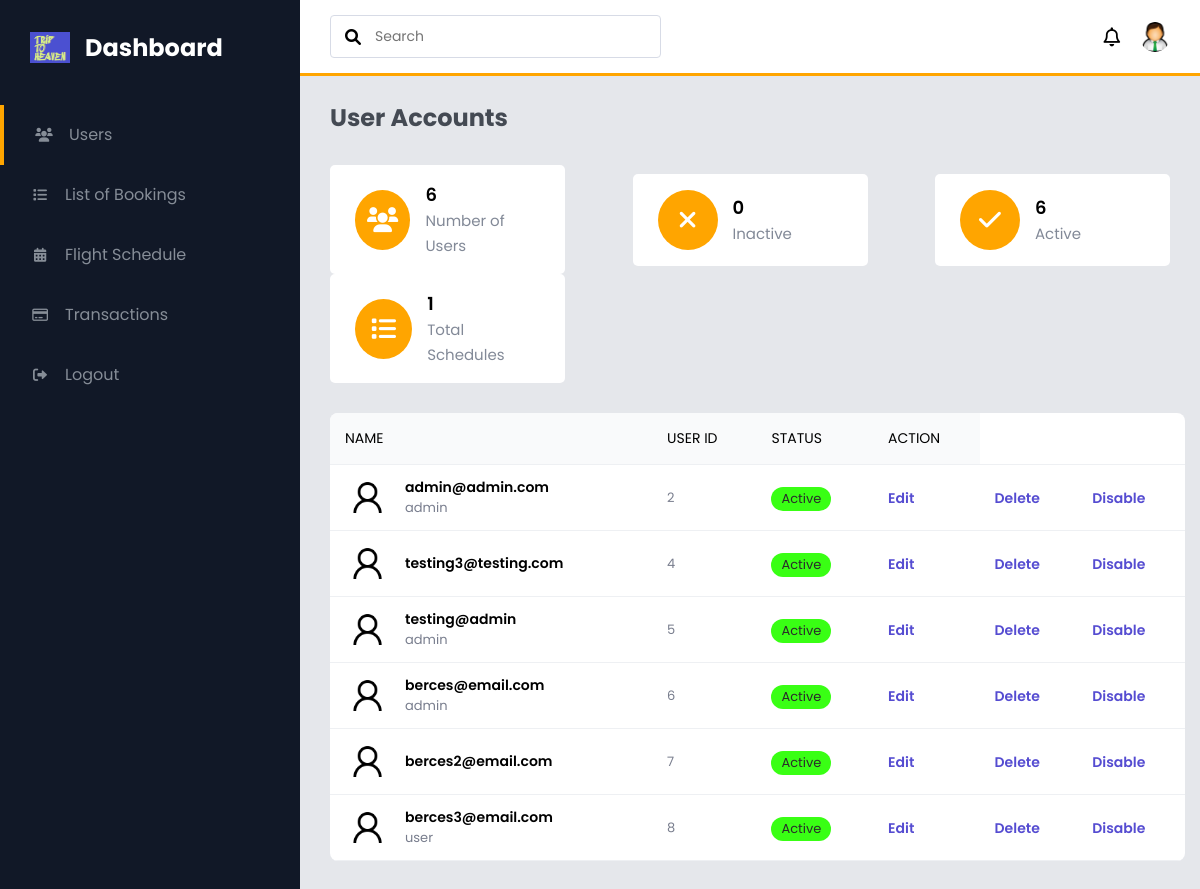
/admin/Admin.php, run on the app's committed database.
### tables this page shows
CREATE TABLE `user_signup` (
  `id` int(99) NOT NULL,
  `email` varchar(99) NOT NULL,
  `password` varchar(99) NOT NULL,
  `role` enum('user','admin') NOT NULL,
  `hashed_password` varchar(999) NOT NULL,
  `status` enum('0','1') NOT NULL
);

### admin/Admin.php (the view, shortened to what this page needs)
<!DOCTYPE html>
<html lang="en">
<head>
    <link rel="stylesheet" href="https://pro.fontawesome.com/releases/v5.10.0/css/all.css">
    <link rel="stylesheet" href="https://cdnjs.cloudflare.com/ajax/libs/font-awesome/6.0.0-beta3/css/all.min.css">
    <link rel="stylesheet" href="admin.css">
</head>
<body>
    <section id="menu">
        <div class="logo">
            <img src="img/logo.png" alt="">
            <h2>Dashboard</h2>
        </div>
        <div class="items">
            <li><i class="fa-solid fa-users"></i><a href="#">Users</a></li>
            <li><i class="fa-solid fa-list"></i><a href="adminshit\admin1.html">List of Bookings</a></li>
            <li><i class="fa-solid fa-calendar-days"></i><a href="adminshit\admin2.html">Flight Schedule</a></li>
            <li><i class="fa-regular fa-credit-card"></i><a href="#">Transactions</a></li>
            <li><i class="fa-sharp fa-solid fa-right-from-bracket"></i><a href="#">Logout</a></li>
        </div>
    </section>
    <section id="interface">
        <div class="navigation">
            <div class ="n1">
                <div class="search">
                <i class = "fas fa-search"></i>
                <input type="text" placeholder="Search">
            </div>
        </div>
        <div class="profile">
            <i class="fas fa-bell"></i>
            <img src="img/admin.png" alt="">
        </div>
    </div>
    <h3 class="i-name"> User Accounts </h3>
    <div class="values">
        <div class="val-box">
            <i class ="fas fa-users"></i>
            <div>
                <?php
                $servername = "localhost";
                $username = "root";
                $password = "";
                $database = "bookflight";
                $connection = new mysqli($servername, $username, $password, $database);
                $dash_user_query = "SELECT * from user_signup";
                $dash_user_query_run = mysqli_query($connection,$dash_user_query);
                if($user_total = mysqli_num_rows($dash_user_query_run))
                {
                    echo '<h3>'.$user_total. '</h3>';
                }
                else
                {
                    echo '<h3> No data </h3>';
                }
                ?>
                <span>Number of Users</span>
            </div>
        </div>
         <div class="val-box">
            <i class ="fa-solid fa-xmark"></i>
            <div>
            <?php
                $servername = "localhost";
                $username = "root";
                $password = "";
                $database = "bookflight";
                $connection = new mysqli($servername, $username, $password, $database);
                $dash_inactive_query = "SELECT * from user_signup WHERE status=''";
                $dash_inactive_query_run = mysqli_query($connection,$dash_inactive_query);
                if($inactive_total = mysqli_num_rows($dash_inactive_query_run))
                {
                    echo '<h3>'.$inactive_total. '</h3>';
                }
                else
                {
                    echo '<h3>0</h3>';
                }
                ?>
                <span>Inactive</span>
            </div>
        </div>
         <div class="val-box">
            <i class ="fa-solid fa-check"></i>
            <div>
            <?php
                $servername = "localhost";
                $username = "root";
                $password = "";
                $database = "bookflight";
                $connection = new mysqli($servername, $username, $password, $database);
                $dash_active_query = "SELECT * from user_signup WHERE status='1'";
                $dash_active_query_run = mysqli_query($connection,$dash_active_query);
                if($active_total = mysqli_num_rows($dash_active_query_run))
                {
                    echo '<h3>'.$active_total. '</h3>';
                }
                else
                {
                    echo '<h3> No data </h3>';
                }
                ?>
                <span>Active</span>
            </div>
        </div>
         <div class="val-box">
            <i class ="fa-solid fa-list"></i>
            <div>
                <h3>1</h3>
                <span>Total Schedules</span>
            </div>
        </div>
    </div>
    <dir class = "board">
        <table width="100%">
            <thead>
                <tr>
                    <td>Name</td>
                    <td>User ID</td>
                    <td>Status</td>
                    <td>Action</td>
                </tr>
            </thead>
            <tbody>
                <?php
                $servername = "localhost";
                $username = "root";
                $password = "";
                $database = "bookflight";
                $connection = new mysqli($servername, $username, $password, $database);
                $sql = "SELECT * FROM user_signup";
                $result = $connection->query($sql);
                while ($row = $result->fetch_assoc())
                {
                    echo " <tr>
                    <td class='people'>
                        <img src='img/user.png' alt=''>
                        <div class='people-de'>
                            <h5>$row[email]</h5>
                            <p>$row[role]</p>
                        </div>
                    </td>
                    <td class ='people-des'>
                        <p>$row[id]</p>
                    </td>
                    ";
                    if ($row['status'] == 1)
                    {
                        echo "<td class='active'><p>Active</p>  </td> ";
                    }
                    else
                    {
                        echo "<td class='inactive'><p>Inactive</p>  </td>";
                    }
                 echo "
                    <td class='edit'><a href='edit.php?id=$row[id]'>Edit</a></td>
                    <td class='delete'><a href='delete.php?id=$row[id]'>Delete</a></td>
                    ";
                    if ($row['status'] == 1)
                    {
                        echo "<td class='disable'><a href='status.php?id=$row[id]'>Disable</a></td> ";
                    }
                    else
                    {
                        echo "<td class='disable'><a href='enable.php?id=$row[id]'>Enable</a></td> ";
                    }
                }
                ?>
            </tbody>
    </dir>
    </section>
</body>
</html>

### admin/admin.css (style rules this page uses)
:root { --orange: #ffa500; }
* { margin: 0; padding: 0; box-sizing: border-box; font-family: 'Poppins', sans-serif; }
body { width: 100%; background: #e5e7eb; position:relative; display: flex; }
#menu { background: #111827; width: 300px; height: 100%; position:fixed; top: 0; left: 0; }
#menu .logo { display:flex; align-items: center; color: #fff; padding: 30px 0 0 30px; }
#menu .logo img { width: 40px; margin-right:15px; }
#menu .items { margin-top: 40px; }
#menu .items li { list-style: none; padding: 15px 0; transition: 0.3s ease; }
#menu .items li:nth-child(1) { border-left: 4px solid var(--orange); }
#menu .items li i { color: rgb(134,141,151); width: 30px; height: 30px; line-height: 30px; text-align: center; font-size: 14px; margin: 0 10px 0 25px; }
#menu .items li a { text-decoration: none; color: rgb(134,141,151); font-weight:300px; transition: 0.3s ease; }
#interface { width: calc(100% - 300px); margin-left: 300px; position:relative; }
#interface .navigation { display: flex; align-items: center; justify-content: space-between; background: #fff; padding: 15px 30px; border-bottom: 3px solid var(--orange); position: fixed; width: calc( 100% - 300px); }
#interface .navigation .search { display: flex; justify-content: flex-start; align-items: center; padding: 10px 14px; border: 1px solid #d7dbe6; border-radius: 4px; }
#interface .navigation .search i { margin-right: 14px; }
#interface .navigation .search input { border: none; outline: none; font-size: 14px; }
#interface .navigation .profile { display: flex; justify-content: flex-start; align-items: center; }
#interface .navigation .profile i { margin-right: 20px; font-size: 19px; font-weight: 400; }
#interface .navigation .profile img { width: 30px; height: 30px; object-fit: cover; border-radius: 50%; }
.i-name { color: #444a53; padding: 30px 30px 0 30px; font-size: 24px; font-weight: 700; margin-top:70px; }
.values { padding: 30px 30px 0 30px; display: flex; justify-content: space-between; align-items: center; flex-wrap:wrap; }
.values .val-box { background: #fff; width: 235px; padding: 16px 25px; border-radius: 5px; display: flex; justify-content: flex-start; align-items: center; }
.values .val-box i { font-size: 25px; width: 60px; height: 60px; line-height: 60px; border-radius: 50%; text-align: center; color: #fff; background-color: var(--orange); margin-right: 15px; }
.values .val-box h3 { font-size: 18px; font-weight: 600; }
.values .val-box span { font-size: 15px; color: #828997; }
.board { width: 95%; margin: 30px 0 30px 30px; overflow: auto; background: #fff; border-radius: 8px; }
.board img { width: 45px; height: 45px; object-fit: cover; border-radius: 50%; margin-right: 15px; }
.board h5 { font-weight: 600; font-size: 14px; }
.board p { font-weight: 400; font-size: 13px; color: #787d8d; }
.board .people { display: flex; justify-content: flex-start; align-items: center; text-align: start; }
table { border-collapse: collapse; }
tr { border-bottom: 1px solid #eef0f3; }
thead td { font-size: 14px; text-transform: uppercase; font-weight: 400; background: #f9fafb; text-align: start; padding: 15px; }
tbody tr td { padding: 10px 15px; }
.active p { background: #39ff14; padding: 2px 10px; display:inline-block; border-radius: 40px; color: #2b2b2b; }
.edit a { text-decoration: none; font-size: 14px; color: #554cd1; font-weight: 600; }
.delete a { text-decoration: none; font-size: 14px; color: #554cd1; font-weight: 600; }
.disable a { text-decoration: none; font-size: 14px; color: #554cd1; font-weight: 600; }

### data on the page
user_signup: email "admin@admin.com", role "admin", id "2", status "Active"
user_signup: email "testing3@testing.com", id "4", status "Active"
user_signup: email "testing@admin", role "admin", id "5", status "Active"
user_signup: email "berces@email.com", role "admin", id "6", status "Active"
user_signup: email "berces2@email.com", id "7", status "Active"
user_signup: email "berces3@email.com", role "user", id "8", status "Active"

### other printed values
$user_total "6"
$active_total "6"
